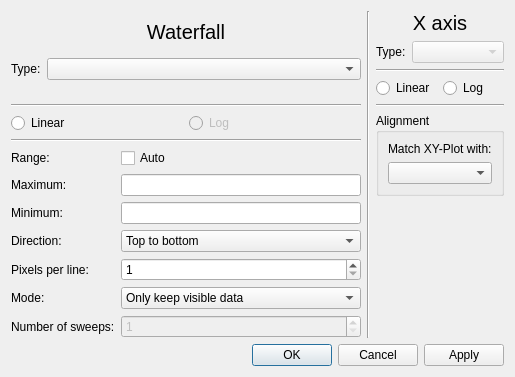
<?xml version="1.0" encoding="UTF-8"?>
<ui version="4.0">
 <class>WaterfallAxisDialog</class>
 <widget class="QDialog" name="WaterfallAxisDialog">
  <property name="windowModality">
   <enum>Qt::NonModal</enum>
  </property>
  <property name="geometry">
   <rect>
    <x>0</x>
    <y>0</y>
    <width>515</width>
    <height>377</height>
   </rect>
  </property>
  <property name="windowTitle">
   <string>Axis Setup</string>
  </property>
  <property name="modal">
   <bool>true</bool>
  </property>
  <layout class="QVBoxLayout" name="verticalLayout_4">
   <item>
    <layout class="QHBoxLayout" name="horizontalLayout_2">
     <item>
      <layout class="QVBoxLayout" name="verticalLayout">
       <item>
        <widget class="QLabel" name="label_2">
         <property name="font">
          <font>
           <pointsize>15</pointsize>
          </font>
         </property>
         <property name="text">
          <string>Waterfall</string>
         </property>
         <property name="alignment">
          <set>Qt::AlignCenter</set>
         </property>
        </widget>
       </item>
       <item>
        <layout class="QFormLayout" name="formLayout">
         <item row="0" column="0">
          <widget class="QLabel" name="label">
           <property name="text">
            <string>Type:</string>
           </property>
          </widget>
         </item>
         <item row="0" column="1">
          <widget class="QComboBox" name="Wtype"/>
         </item>
        </layout>
       </item>
       <item>
        <widget class="Line" name="line">
         <property name="orientation">
          <enum>Qt::Horizontal</enum>
         </property>
        </widget>
       </item>
       <item>
        <layout class="QHBoxLayout" name="horizontalLayout">
         <item>
          <widget class="QRadioButton" name="Wlinear">
           <property name="text">
            <string>Linear</string>
           </property>
           <attribute name="buttonGroup">
            <string notr="true">Y1group</string>
           </attribute>
          </widget>
         </item>
         <item>
          <widget class="QRadioButton" name="Wlog">
           <property name="enabled">
            <bool>false</bool>
           </property>
           <property name="text">
            <string>Log</string>
           </property>
           <attribute name="buttonGroup">
            <string notr="true">Y1group</string>
           </attribute>
          </widget>
         </item>
        </layout>
       </item>
       <item>
        <widget class="Line" name="line_2">
         <property name="orientation">
          <enum>Qt::Horizontal</enum>
         </property>
        </widget>
       </item>
       <item>
        <layout class="QFormLayout" name="formLayout_2">
         <item row="0" column="0">
          <widget class="QLabel" name="label_3">
           <property name="text">
            <string>Range:</string>
           </property>
          </widget>
         </item>
         <item row="1" column="0">
          <widget class="QLabel" name="label_4">
           <property name="text">
            <string>Maximum:</string>
           </property>
          </widget>
         </item>
         <item row="1" column="1">
          <widget class="SIUnitEdit" name="Wmax"/>
         </item>
         <item row="2" column="0">
          <widget class="QLabel" name="label_5">
           <property name="text">
            <string>Minimum:</string>
           </property>
          </widget>
         </item>
         <item row="2" column="1">
          <widget class="SIUnitEdit" name="Wmin"/>
         </item>
         <item row="3" column="0">
          <widget class="QLabel" name="label_6">
           <property name="text">
            <string>Direction:</string>
           </property>
          </widget>
         </item>
         <item row="0" column="1">
          <widget class="QCheckBox" name="Wauto">
           <property name="text">
            <string>Auto</string>
           </property>
          </widget>
         </item>
         <item row="3" column="1">
          <widget class="QComboBox" name="Wdir">
           <item>
            <property name="text">
             <string>Top to bottom</string>
            </property>
           </item>
           <item>
            <property name="text">
             <string>Bottom to top</string>
            </property>
           </item>
          </widget>
         </item>
         <item row="4" column="0">
          <widget class="QLabel" name="label_7">
           <property name="text">
            <string>Pixels per line:</string>
           </property>
          </widget>
         </item>
         <item row="4" column="1">
          <widget class="QSpinBox" name="Wpixels">
           <property name="minimum">
            <number>1</number>
           </property>
           <property name="maximum">
            <number>20</number>
           </property>
          </widget>
         </item>
         <item row="5" column="0">
          <widget class="QLabel" name="label_8">
           <property name="text">
            <string>Mode:</string>
           </property>
          </widget>
         </item>
         <item row="5" column="1">
          <widget class="QComboBox" name="Wmode">
           <item>
            <property name="text">
             <string>Only keep visible data</string>
            </property>
           </item>
           <item>
            <property name="text">
             <string>Keep offscreen data</string>
            </property>
           </item>
          </widget>
         </item>
         <item row="6" column="0">
          <widget class="QLabel" name="label_9">
           <property name="text">
            <string>Number of sweeps:</string>
           </property>
          </widget>
         </item>
         <item row="6" column="1">
          <widget class="QSpinBox" name="WmaxSweeps">
           <property name="enabled">
            <bool>false</bool>
           </property>
           <property name="minimum">
            <number>1</number>
           </property>
           <property name="maximum">
            <number>999</number>
           </property>
          </widget>
         </item>
        </layout>
       </item>
      </layout>
     </item>
     <item>
      <widget class="Line" name="line_3">
       <property name="orientation">
        <enum>Qt::Vertical</enum>
       </property>
      </widget>
     </item>
     <item>
      <layout class="QVBoxLayout" name="verticalLayout_3">
       <item>
        <widget class="QLabel" name="label_13">
         <property name="sizePolicy">
          <sizepolicy hsizetype="Preferred" vsizetype="Maximum">
           <horstretch>0</horstretch>
           <verstretch>0</verstretch>
          </sizepolicy>
         </property>
         <property name="font">
          <font>
           <pointsize>15</pointsize>
          </font>
         </property>
         <property name="text">
          <string>X axis</string>
         </property>
         <property name="alignment">
          <set>Qt::AlignCenter</set>
         </property>
        </widget>
       </item>
       <item>
        <layout class="QFormLayout" name="formLayout_5">
         <item row="0" column="0">
          <widget class="QLabel" name="label_14">
           <property name="text">
            <string>Type:</string>
           </property>
          </widget>
         </item>
         <item row="0" column="1">
          <widget class="QComboBox" name="XType">
           <property name="enabled">
            <bool>false</bool>
           </property>
          </widget>
         </item>
        </layout>
       </item>
       <item>
        <widget class="Line" name="line_7">
         <property name="orientation">
          <enum>Qt::Horizontal</enum>
         </property>
        </widget>
       </item>
       <item>
        <layout class="QHBoxLayout" name="horizontalLayout_4">
         <item>
          <widget class="QRadioButton" name="Xlinear">
           <property name="text">
            <string>Linear</string>
           </property>
           <attribute name="buttonGroup">
            <string notr="true">Xgroup</string>
           </attribute>
          </widget>
         </item>
         <item>
          <widget class="QRadioButton" name="Xlog">
           <property name="enabled">
            <bool>true</bool>
           </property>
           <property name="text">
            <string>Log</string>
           </property>
           <attribute name="buttonGroup">
            <string notr="true">Xgroup</string>
           </attribute>
          </widget>
         </item>
        </layout>
       </item>
       <item>
        <widget class="Line" name="line_8">
         <property name="orientation">
          <enum>Qt::Horizontal</enum>
         </property>
        </widget>
       </item>
       <item>
        <widget class="QGroupBox" name="groupBox">
         <property name="title">
          <string>Alignment</string>
         </property>
         <layout class="QVBoxLayout" name="verticalLayout_2">
          <item>
           <widget class="QLabel" name="label_11">
            <property name="text">
             <string>Match XY-Plot with:</string>
            </property>
           </widget>
          </item>
          <item>
           <widget class="QComboBox" name="Xalignment"/>
          </item>
         </layout>
        </widget>
       </item>
       <item>
        <spacer name="verticalSpacer">
         <property name="orientation">
          <enum>Qt::Vertical</enum>
         </property>
         <property name="sizeHint" stdset="0">
          <size>
           <width>20</width>
           <height>40</height>
          </size>
         </property>
        </spacer>
       </item>
      </layout>
     </item>
    </layout>
   </item>
   <item>
    <widget class="QDialogButtonBox" name="buttonBox">
     <property name="orientation">
      <enum>Qt::Horizontal</enum>
     </property>
     <property name="standardButtons">
      <set>QDialogButtonBox::Apply|QDialogButtonBox::Cancel|QDialogButtonBox::Ok</set>
     </property>
    </widget>
   </item>
  </layout>
 </widget>
 <customwidgets>
  <customwidget>
   <class>SIUnitEdit</class>
   <extends>QLineEdit</extends>
   <header>CustomWidgets/siunitedit.h</header>
  </customwidget>
 </customwidgets>
 <resources/>
 <connections>
  <connection>
   <sender>buttonBox</sender>
   <signal>accepted()</signal>
   <receiver>WaterfallAxisDialog</receiver>
   <slot>accept()</slot>
   <hints>
    <hint type="sourcelabel">
     <x>248</x>
     <y>254</y>
    </hint>
    <hint type="destinationlabel">
     <x>157</x>
     <y>274</y>
    </hint>
   </hints>
  </connection>
  <connection>
   <sender>buttonBox</sender>
   <signal>rejected()</signal>
   <receiver>WaterfallAxisDialog</receiver>
   <slot>reject()</slot>
   <hints>
    <hint type="sourcelabel">
     <x>316</x>
     <y>260</y>
    </hint>
    <hint type="destinationlabel">
     <x>286</x>
     <y>274</y>
    </hint>
   </hints>
  </connection>
 </connections>
 <buttongroups>
  <buttongroup name="Xgroup"/>
  <buttongroup name="Y1group"/>
 </buttongroups>
</ui>
